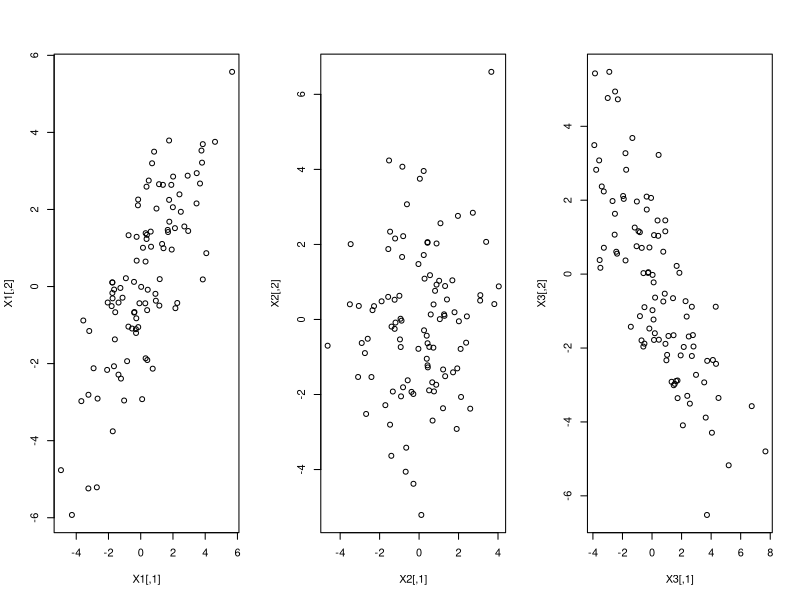

The R source for this figure:
## ---- chunk 1
knitr::opts_chunk$set(echo = TRUE)
library(tidyr) #the pipe (%>%) tool is extremely useful
library(MASS)
library(corrplot)#for visualizing the corr matrix of the iris data
library(car)
## ---- chunk 2
setosa=as.matrix(iris[iris$Species=="setosa", 1:4])
sample.meanvec=matrix(colMeans(setosa), 4, 1)
rownames(sample.meanvec)=colnames(setosa)
colnames(sample.meanvec)="mean"
b=matrix(1/4, 4, 1)
Y=setosa%*%b
#sample mean of Y: the following two results are the same
mean(Y)
t(b)%*%sample.meanvec
## ---- chunk 3
#sample variance of Y: the following two results are the same
var(Y)
t(b)%*%cov(setosa)%*%b
## ---- chunk 4
#the library "MASS" is required
library(MASS)
my.cov=4*(diag(4) + 0.3* rep(1,4)%o%rep(1,4))
eigen(my.cov)#to check whether the cov matrix is p.d.
my.mean=8*c(3,2,1,1)
n=60
## ---- chunk 5
set.seed(1)
x=mvrnorm(n, mu=my.mean, Sigma=my.cov)
dim(x)
protein=as.matrix(data.frame(meat=x[,1],dairy=x[,2], 
                             veg=x[,3], other=x[,4]))
## ---- chunk 6
protein
## ---- chunk 7
xbar=matrix(colMeans(protein), 4, 1)
t(xbar)
S=cov(protein)
S
## ---- chunk 8
# Method 1
sqrt(S[1,1]/60)

# Method 2
a=matrix(c(1,0,0,0),4,1)
sqrt(t(a)%*%S%*%a/60)
## ---- chunk 9
a=matrix(1,4,1)
t(a)%*% xbar #estimate 
sqrt(t(a)%*%S%*%a/60) #standard error
#a large-sample 95% C.I. 
c(t(a)%*% xbar- 1.96*sqrt(t(a)%*%S%*%a/60), 
  t(a)%*% xbar+ 1.96*sqrt(t(a)%*%S%*%a/60))
## ---- chunk 10
a=matrix(c(1,0,-1,0),4,1)
t(a)%*% xbar #estimate 
sqrt(t(a)%*%S%*%a/60) #standard error
#a large-sample 95% C.I. 
c(t(a)%*% xbar- 1.96*sqrt(t(a)%*%S%*%a/60), 
  t(a)%*% xbar+ 1.96*sqrt(t(a)%*%S%*%a/60))
## ---- chunk 11
Sigma1=matrix(c(5,4,4,5), 2,2) 
X1=mvrnorm(100, mu=c(0,0), Sigma=Sigma1)
Sigma2=matrix(c(3,0,0,3), 2,2)
X2=mvrnorm(100, mu=c(0,0), Sigma=Sigma2)
Sigma3=matrix(c(5,-4,-4,5), 2,2)
X3=mvrnorm(100, mu=c(0,0), Sigma=Sigma3)
## ---- chunk 12
par(mfrow=c(1,3))
plot(X1); plot(X2); plot(X3)
